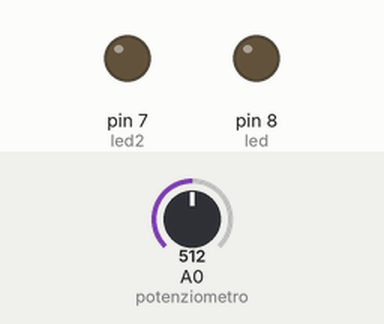
This sketch was run on a simulated Arduino Uno, built with avr-gcc and run on an emulated ATmega328P. Shown: output pins drawn as LEDs (lit = HIGH). Inputs (shaded band) come from the test bench; at power-on: A0 (potenziometro) = 512.

Above: at 1.2 s.
1.3 s: A0 (potenziometro) set to 710
At 2.2 s:
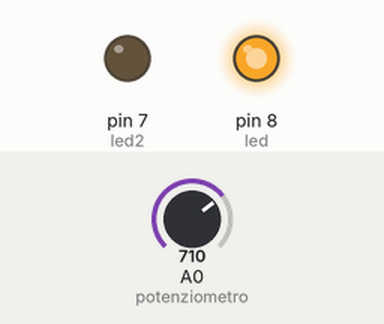
2.8 s: A0 (potenziometro) set to 690
At 4.0 s:
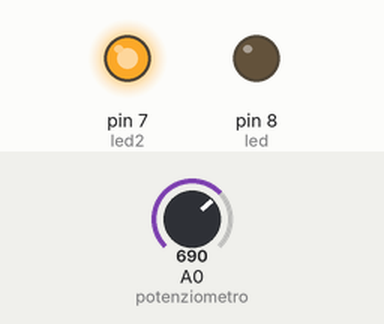
4.3 s: A0 (potenziometro) set to 716
At 5.5 s:
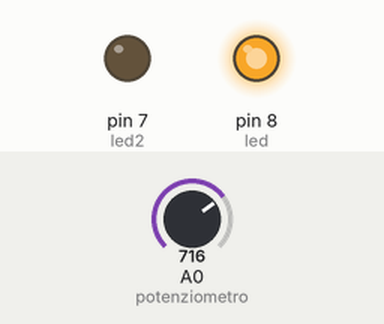
5.8 s: A0 (potenziometro) set to 0
At 6.4 s:
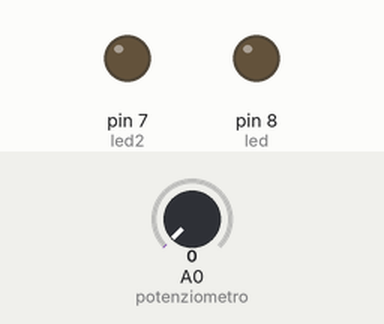
Timing chart, 0 to 8.3 s (numbered marks = the images above; inputs shaded):
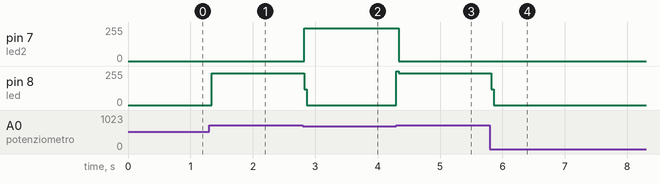

Measured:
- after the input at 1.3 s, pin 8 (led): 0/255 → 240/255 at once
- after the input at 2.8 s, pin 7 (led2): 0/255 → 247/255 at once; pin 8 (led): 240/255 → 0/255 at once
- after the input at 4.3 s, pin 7 (led2): 247/255 → 0/255 at once; pin 8 (led): 0/255 → 240/255 at once
- after the input at 5.8 s, pin 8 (led): 240/255 → 0/255 at once

The sketch:

Potenziometro.ino
```cpp
int led = 8;
int led2 = 7;

int potenziometro = 0;
int valore = 0;

void setup()
{
  pinMode(led, OUTPUT);
  pinMode(led2, OUTPUT);
}

void loop()
{
  valore = analogRead(potenziometro);

  digitalWrite(led, LOW);
  digitalWrite(led2, LOW);

  if (valore > 700)
  {
    digitalWrite(led, HIGH);
    digitalWrite(led2, LOW);
  }
  else if (valore < 700 && valore > 10)
  {
    digitalWrite(led2, valore);
    digitalWrite(led, LOW);
  }
  else if (valore == 0)
  {
    digitalWrite(led2, LOW);
  }
}
```
